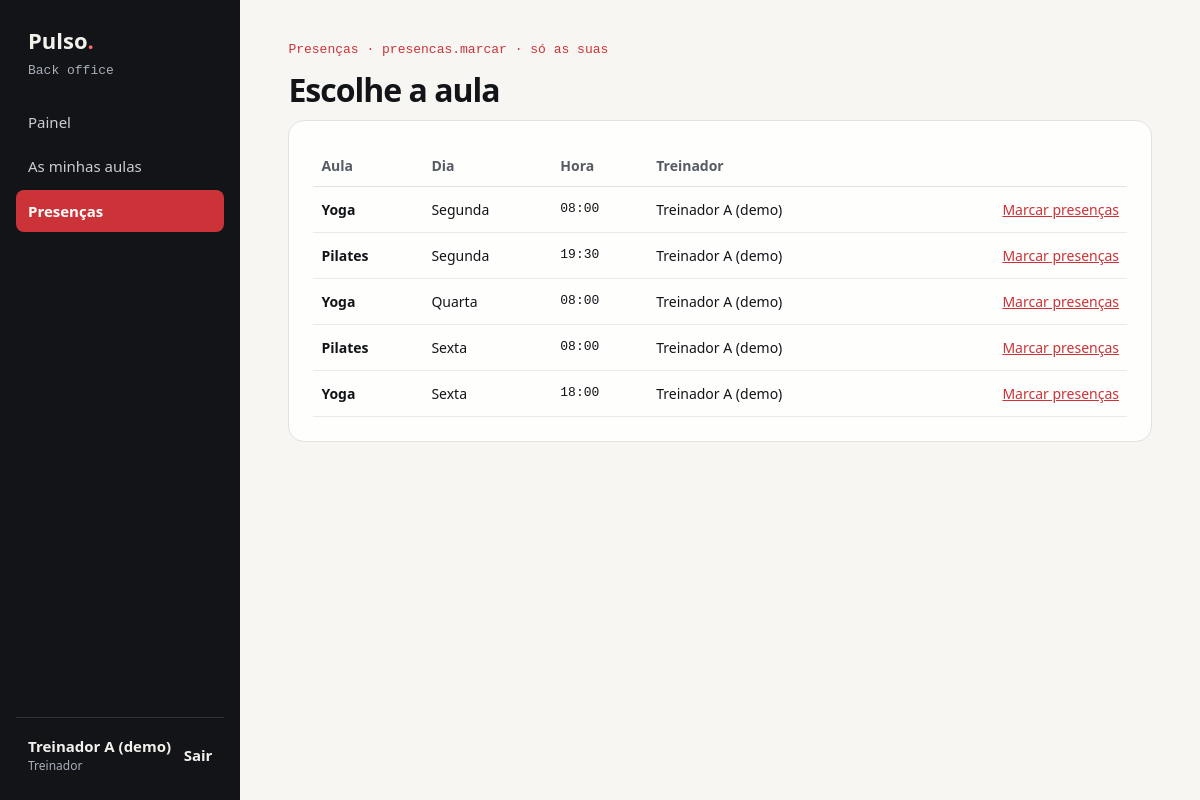
Page /app/backoffice/presencas.php (signed in) on the committed database.
### tables this page shows
CREATE TABLE utilizadores (
  id            INT AUTO_INCREMENT PRIMARY KEY,
  nome          VARCHAR(100) NOT NULL,
  email         VARCHAR(150) NOT NULL UNIQUE,
  password_hash VARCHAR(255) NOT NULL,
  perfil_id     INT NOT NULL,
  ativo         TINYINT(1) NOT NULL DEFAULT 1,
  criado_em     DATETIME NOT NULL DEFAULT CURRENT_TIMESTAMP,
  FOREIGN KEY (perfil_id) REFERENCES perfis(id)
);

CREATE TABLE perfis (
  id        INT AUTO_INCREMENT PRIMARY KEY,
  nome      VARCHAR(40) NOT NULL UNIQUE,
  bloqueado TINYINT(1) NOT NULL DEFAULT 0    
);

CREATE TABLE aulas (
  id            INT AUTO_INCREMENT PRIMARY KEY,
  modalidade_id INT NOT NULL,
  treinador_id  INT NOT NULL,
  dia_semana    ENUM('Segunda','Terça','Quarta','Quinta','Sexta','Sábado') NOT NULL,
  hora_inicio   TIME NOT NULL,
  sala          VARCHAR(20) NOT NULL,
  lotacao_max   INT NOT NULL,
  arquivado_em  DATETIME NULL,
  FOREIGN KEY (modalidade_id) REFERENCES modalidades(id),
  FOREIGN KEY (treinador_id)  REFERENCES utilizadores(id)
);

CREATE TABLE modalidades (
  id   INT AUTO_INCREMENT PRIMARY KEY,
  nome VARCHAR(40) NOT NULL
);

### app/inc/bootstrap.php (called while the page is built, shortened)
<?php
function db(): PDO
{
    static $pdo = null;
    if ($pdo === null) {
        $dsn = sprintf('mysql:host=%s;dbname=%s;charset=utf8mb4', getenv('DB_HOST') ?: 'db', getenv('DB_NAME') ?: 'pulso');
        $pdo = new PDO($dsn, getenv('DB_USER') ?: 'pulso', getenv('DB_PASS') ?: 'pulso', [
            PDO::ATTR_ERRMODE            => PDO::ERRMODE_EXCEPTION,
            PDO::ATTR_DEFAULT_FETCH_MODE => PDO::FETCH_ASSOC,
            PDO::ATTR_EMULATE_PREPARES   => false,
        ]);
    }
    return $pdo;
}
function e(?string $s): string
{
    return htmlspecialchars((string) $s, ENT_QUOTES, 'UTF-8');
}
function utilizador(): ?array
{
    static $u = false;
    if ($u !== false) return $u;
    $st = db()->prepare('SELECT u.id, u.nome, u.email, u.perfil_id, p.nome AS perfil
                         FROM utilizadores u JOIN perfis p ON p.id = u.perfil_id
                         WHERE u.id = ? AND u.ativo = 1');
    $st->execute([$_SESSION['uid']]);
    $row = $st->fetch();
    $st = db()->prepare('SELECT pe.codigo, pp.ambito FROM perfil_permissao pp
                         JOIN permissoes pe ON pe.id = pp.permissao_id WHERE pp.perfil_id = ?');
    $st->execute([$row['perfil_id']]);
    $row['permissoes'] = array_column($st->fetchAll(), 'ambito', 'codigo');
    return $u = $row;
}
function permissoes_atuais(): array
{
    $u = utilizador();
    if ($u !== null) return $u['permissoes'];
    static $visitante = null;
    return $visitante;
}
function pode(string $codigo): bool
{
    return array_key_exists($codigo, permissoes_atuais());
}
function ambito(string $codigo): ?string
{
    return permissoes_atuais()[$codigo] ?? null;
}
function exigir(string ...$codigos): ?array
{
    foreach ($codigos as $c) {
        if (pode($c)) return utilizador();
    }
    exit;
}

### app/backoffice/presencas.php (the view, shortened to what this page needs)
<?php
require __DIR__ . '/../inc/bootstrap.php';
require __DIR__ . '/../inc/layout.php';
$u = exigir('presencas.marcar');
$soAsMinhas = ambito('presencas.marcar') === 'proprias';
$aulaId = (int) ($_GET['aula'] ?? 0);
layout_inicio('Presenças', 'presencas');
if ($aulaId):
    $st = db()->prepare('SELECT s.id, s.numero, s.nome, i.presente FROM inscricoes i JOIN socios s ON s.id = i.socio_id WHERE i.aula_id = ? ORDER BY s.nome');
    $st->execute([$aulaId]);
    $inscritos = $st->fetchAll();
?>
  <p class="eyebrow"><a href="/backoffice/presencas.php">← Presenças</a></p>
  <h1><?= e($aula['modalidade']) ?> · <?= e($aula['dia_semana']) ?>, <?= e($aula['hora']) ?></h1>
  <form class="cartao" method="post"><?= csrf_campo() ?>
    <div class="tabela"><table>
      <thead><tr><th>Presente</th><th>Nº</th><th>Sócio</th></tr></thead>
      <tbody>
      <?php foreach ($inscritos as $i): ?>
        <tr><td><input type="checkbox" name="presente[]" value="<?= (int) $i['id'] ?>" aria-label="Presença de <?= e($i['nome']) ?>" <?= $i['presente'] ? 'checked' : '' ?>></td>
            <td class="mono"><?= e($i['numero']) ?></td><td><?= e($i['nome']) ?></td></tr>
      <?php endforeach; ?>
      <?php if (!$inscritos): ?><tr><td colspan="3">Ainda não há inscritos.</td></tr><?php endif; ?>
      </tbody>
    </table></div>
    <p><button class="botao" type="submit">Guardar presenças</button></p>
  </form>
<?php else:
    $sql = "SELECT a.id, a.dia_semana, TIME_FORMAT(a.hora_inicio,'%H:%i') AS hora, m.nome AS modalidade, u.nome AS treinador
            FROM aulas a JOIN modalidades m ON m.id = a.modalidade_id JOIN utilizadores u ON u.id = a.treinador_id
            WHERE a.arquivado_em IS NULL";
    if ($soAsMinhas) { $st = db()->prepare($sql . ' AND a.treinador_id = ? ORDER BY a.id'); $st->execute([$u['id']]); }
    else { $st = db()->query($sql . ' ORDER BY a.id'); }
?>
  <p class="eyebrow">Presenças · <code>presencas.marcar</code><?= $soAsMinhas ? ' · só as suas' : '' ?></p>
  <h1>Escolhe a aula</h1>
  <section class="cartao"><div class="tabela"><table>
    <thead><tr><th>Aula</th><th>Dia</th><th>Hora</th><th>Treinador</th><th></th></tr></thead>
    <tbody>
    <?php foreach ($st->fetchAll() as $a): ?>
      <tr><td><strong><?= e($a['modalidade']) ?></strong></td><td><?= e($a['dia_semana']) ?></td><td class="mono"><?= e($a['hora']) ?></td>
          <td><?= e($a['treinador']) ?></td><td style="text-align:right"><a href="?aula=<?= (int) $a['id'] ?>">Marcar presenças</a></td></tr>
    <?php endforeach; ?>
    </tbody>
  </table></div></section>
<?php endif;
layout_fim();

### app/inc/layout.php (shortened to what this page needs)
<?php
function menu_backoffice(): array
{
    return [
        ['painel',       'Painel',              '/backoffice/index.php',        null],
        ['dashboard',    'Dashboard',           '/backoffice/dashboard.php',    'dashboard.ver'],
        ['socios',       'Sócios',              '/backoffice/socios.php',       'socios.ver'],
        ['planos',       'Planos',              '/backoffice/planos.php',       'planos.ver'],
        ['mensalidades', 'Mensalidades',        '/backoffice/mensalidades.php', 'mensalidades.ver'],
        ['aulas',        ambito('aulas.ver') === 'proprias' ? 'As minhas aulas' : 'Aulas', '/backoffice/aulas.php', 'aulas.ver'],
        ['presencas',    'Presenças',           '/backoffice/presencas.php',    'presencas.marcar'],
        ['utilizadores', 'Equipa',              '/backoffice/utilizadores.php', 'utilizadores.ver'],
        ['perfis',       'Perfis e permissões', '/backoffice/perfis.php',       'perfis.ver'],
    ];
}
function layout_inicio(string $titulo, string $ativo, string $zona = 'backoffice'): void
{
    $u = utilizador();
    $itens = $zona === 'area' ? menu_area() : menu_backoffice();
    ?><!doctype html>
<html lang="pt-PT">
<head>
<link rel="stylesheet" href="/assets/style.css">
</head>
<body>
<div class="app">
  <aside class="menu" aria-label="Menu">
    <a class="logo" href="<?= $zona === 'area' ? '/area/index.php' : '/backoffice/index.php' ?>">Pulso<span>.</span></a>
    <p class="mono zona"><?= $zona === 'area' ? 'Área do sócio' : 'Back office' ?></p>
    <nav>
      <?php foreach ($itens as [$chave, $rotulo, $url, $perm]):
          if ($perm !== null && !pode($perm)) continue;  ?>
        <a href="<?= e($url) ?>"<?= $chave === $ativo ? ' class="ativo" aria-current="page"' : '' ?>><?= e($rotulo) ?></a>
      <?php endforeach; ?>
    </nav>
    <div class="quem">
      <div><strong><?= e($u['nome']) ?></strong><span><?= e($u['perfil']) ?></span></div>
      <form method="post" action="/logout.php"><?= csrf_campo() ?><button type="submit">Sair</button></form>
    </div>
  </aside>
  <main class="conteudo">
<?php
}
function layout_fim(): void
{
    ?>
  </main>
</div>
</body>
</html>
<?php
}

### app/assets/style.css (style rules this page uses)
:root { --papel:#F7F6F3;--sup:#FEFEFD;--tinta:#121418;--mudo:#565B66;--linha:#E4E2DD;--linha2:#ECEAE5;--campo:#C9C6BF;--acento:#CC3339;--acento2:#9F2328 }
* { box-sizing:border-box }
body { margin:0;background:var(--papel);color:var(--tinta);font-family:"Plus Jakarta Sans",system-ui,Arial,sans-serif;font-size:15px;line-height:1.5 }
a { color:var(--acento) }
.mono,code { font-family:"JetBrains Mono",ui-monospace,Consolas,monospace;font-size:13px }
h1 { font-size:32px;letter-spacing:-1px;margin:0 0 6px }
.app { display:flex;flex-wrap:wrap;min-height:100vh }
.menu { flex:1 1 240px;max-width:100%;background:var(--tinta);color:#F3F1EC;padding:24px 16px;display:flex;flex-direction:column;gap:20px }
.menu .logo { font-size:22px;font-weight:800;color:#F3F1EC;text-decoration:none;padding:0 12px }
.menu .logo span { color:#FF6B6F }
.menu .zona { color:#A9AFBA;margin:-16px 12px 0 }
.menu nav { display:flex;flex-direction:column;gap:2px }
.menu nav a { color:#C9CDD4;text-decoration:none;padding:10px 12px;border-radius:8px }
.menu nav a.ativo { background:var(--acento);color:#FEFEFD;font-weight:700 }
.menu .quem { margin-top:auto;border-top:1px solid #2E323A;padding:16px 12px 0;display:flex;justify-content:space-between;align-items:center;gap:8px }
.menu .quem span { display:block;font-size:12px;color:#A9AFBA }
.menu .quem button { background:none;border:0;color:#F3F1EC;font:inherit;font-weight:600;cursor:pointer;padding:10px 0 }
.conteudo { flex:999 1 560px;min-width:0;padding:40px 48px 56px }
.eyebrow { font-family:"JetBrains Mono",monospace;font-size:13px;color:var(--acento);margin:0 0 6px }
.cartao { background:var(--sup);border:1px solid var(--linha);border-radius:16px;padding:24px;margin:0 0 20px }
.tabela { overflow-x:auto }
table { width:100%;border-collapse:collapse;font-size:14px }
th { text-align:left;color:var(--mudo);font-weight:700;padding:10px 8px;border-bottom:1px solid var(--linha) }
td { padding:12px 8px;border-bottom:1px solid var(--linha2);vertical-align:middle }

### rows in the picture
utilizadores: nome "Treinador A (demo)", perfil.nome "Treinador"
aulas: modalidade.nome "Yoga", dia_semana "Segunda", hora "08:00", treinador.nome "Treinador A (demo)"
aulas: modalidade.nome "Pilates", dia_semana "Segunda", hora "19:30", treinador.nome "Treinador A (demo)"
aulas: modalidade.nome "Yoga", dia_semana "Quarta", hora "08:00", treinador.nome "Treinador A (demo)"
aulas: modalidade.nome "Pilates", dia_semana "Sexta", hora "08:00", treinador.nome "Treinador A (demo)"
aulas: modalidade.nome "Yoga", dia_semana "Sexta", hora "18:00", treinador.nome "Treinador A (demo)"

### other values in the picture
$rotulo "Painel"
$rotulo "As minhas aulas"
$rotulo "Presenças"
